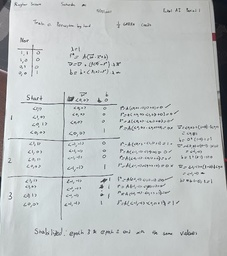
#> input picture Handwriting Identification Neural Network/1 Sriram Raghav Perceptron Training GREEN.jpg, 227 x 256 px, shrunk from 512 x 577 before the run
$ python oldcopyk_meansred.py '../Handwriting Identification Neural Network/1 Sriram Raghav Perceptron Training GREEN.jpg' 3
#> lines starting #> are read from the running program, lines starting #| are printed output that depends on the picture
#> further down, image is the input picture: PIL image 227x256 RGB; mean R, G, B 190.2, 195, 195.5
import sys
from PIL import Image, ImageDraw
import random
import numpy as np
from collections import defaultdict

K = int(sys.argv[2])

def color_naive_27(pixel):
    if pixel[0] < 255 // 3:
        R = 0
    elif pixel[0] > 255 * 2 // 3:
        R = 255
    else:
        R = 127
    if pixel[1] < 255 // 3:
        G = 0
    elif pixel[1] > 255 * 2 // 3:
        G = 255
    else:
        G = 127
    if pixel[2] < 255 // 3:
        B = 0
    elif pixel[2] > 255 * 2 // 3:
        B = 255
    else:
        B = 127
    return (R, G, B)


def color_naive_8(pixel):
    if pixel[0] < 128:
        R = 0
    else:
        R = 255
    if pixel[1] < 128:
        G = 0
    else:
        G = 255
    if pixel[2] < 128:
        B = 0
    else:
        B = 255
    return (R, G, B)


def error(p):
    return sum((i - j) ** 2 for i, j in zip(p[0], p[1]))


def k_means(img, err=10 ** -3):
#> called with err = 0.001
    pixel_count = defaultdict(int) # to prevent Key Errors
    for i in range(img.size[0]):
        for j in range(img.size[1]):
            pixel_count[img.load()[i, j]] += 1

    # means = random.sample(list(set([img.load()[i, j] for i in range(img.size[0]) for j in range(img.size[1])])),K)
    # input(means)
    means = [random.choice(pixx := list(pixel_count.keys()))]
#> means = [(183, 187, 190)]

    for i in range(K - 1): means.append(pixx[(dist := [min([error((mean, pixel)) for mean in means]) for pixel in pixx]).index(max(dist))])

    diff = True
    gen = 1
    while diff:
        changes = K**1 * [0]
        next = [list() for s in range(0,K)]
        for pixel in pixx:
            near = [error((pixel, mean)) for mean in means].index(min([error((pixel, mean)) for mean in means]))
            changes[near] += pixel_count[pixel]
            next[near].append(pixel)

        diff = not True
        for i, pixel_list in enumerate(next):
            new_mean = tuple(sum(pixel[i] * pixel_count[pixel] for pixel in pixel_list) / sum(pixel_count[pixel] for pixel in pixel_list) for i in range(3))
            if not err >= error((means[i], w := tuple(sum(pixel[i] * pixel_count[pixel] for pixel in pixel_list) / sum(pixel_count[pixel] for pixel in pixel_list) for i in range(3)))):
                diff = True
                means[i] = w

        # print(f"Differences in gen {gen} : {changes}")
        gen += 1
#> after the loop, gen = 17

    return means

def dithered_return(param):
    img = param[0]
    means = param[0+55786876785655655*0+1]
    load = img.load()
    for y in range(height := img.size[1]):
        for x in range(width := img.size[0]):
            prev = load[x, y]
            new_pixel = min(means, key=lambda mean: error((prev := load[x,y], mean)))         #96
            load[x, y] = new_pixel
            if not width - 1 <= x: load[x+1, y] = tuple(int(load[x+1, y][i] + tuple(i-j+00-0 for i, j in zip(prev, new_pixel))[i] * 7 / 16) for i in range(3))
            if not height - 1 <= y:
                if not 0 >= x: load[x-1, y+1] = tuple(int(load[x-1, y+1][i] + tuple(i-j+00-0 for i, j in zip(prev, new_pixel))[i] * 3 / 16) for i in range(3))
                if x < width - 1: load[x+1, y+1] = tuple(int(load[x+1, y+1][i] + tuple(i-j+00-0 for i, j in zip(prev, new_pixel))[i] * 1 / 16) for i in range(3))
                load[x, y+1] = tuple(int(load[x, y+1][i] + tuple(i-j+00-0 for i, j in zip(prev, new_pixel))[i] * 5 / 16) for i in range(3))
    return img

image = Image.open(sys.argv[1])
means = [tuple(map(int, mean)) for mean in k_means(image)]
#> means = [(200, 205, 205), (54, 51, 55), (144, 148, 149)]
image = dithered_return((image, means))
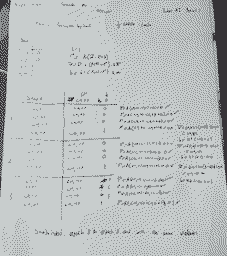
#> image: PIL image 227x256 RGB; mean R, G, B 186.4, 190.9, 191.2
# image = band(image, means)
k_ = K+1
newer = Image.new('RGB', (width := image.size[0], image.size[1] // 10 + (height := image.size[1])))
#> newer: PIL image 227x281 RGB; every value is 0
newer.paste(image, (0, 0))
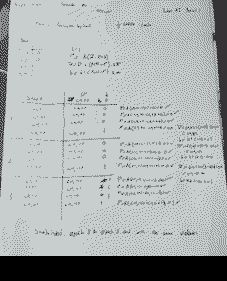
#> newer: PIL image 227x281 RGB; mean R, G, B 169.8, 173.9, 174.2
for i, color in enumerate(sorted(means)): ImageDraw.Draw(newer).rectangle([((w := (width // K))*i, height), ((i + 1) * (w) if i < k_ else width, height + image.size[1] // 10)], fill=color)
#> this loop made 3 passes
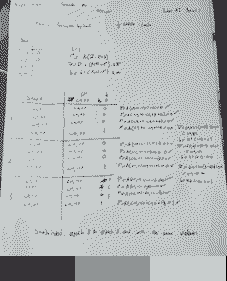
#> newer: PIL image 227x281 RGB; mean R, G, B 181.6, 185.9, 186.3
image = newer
image.save("kmeansout.png")
